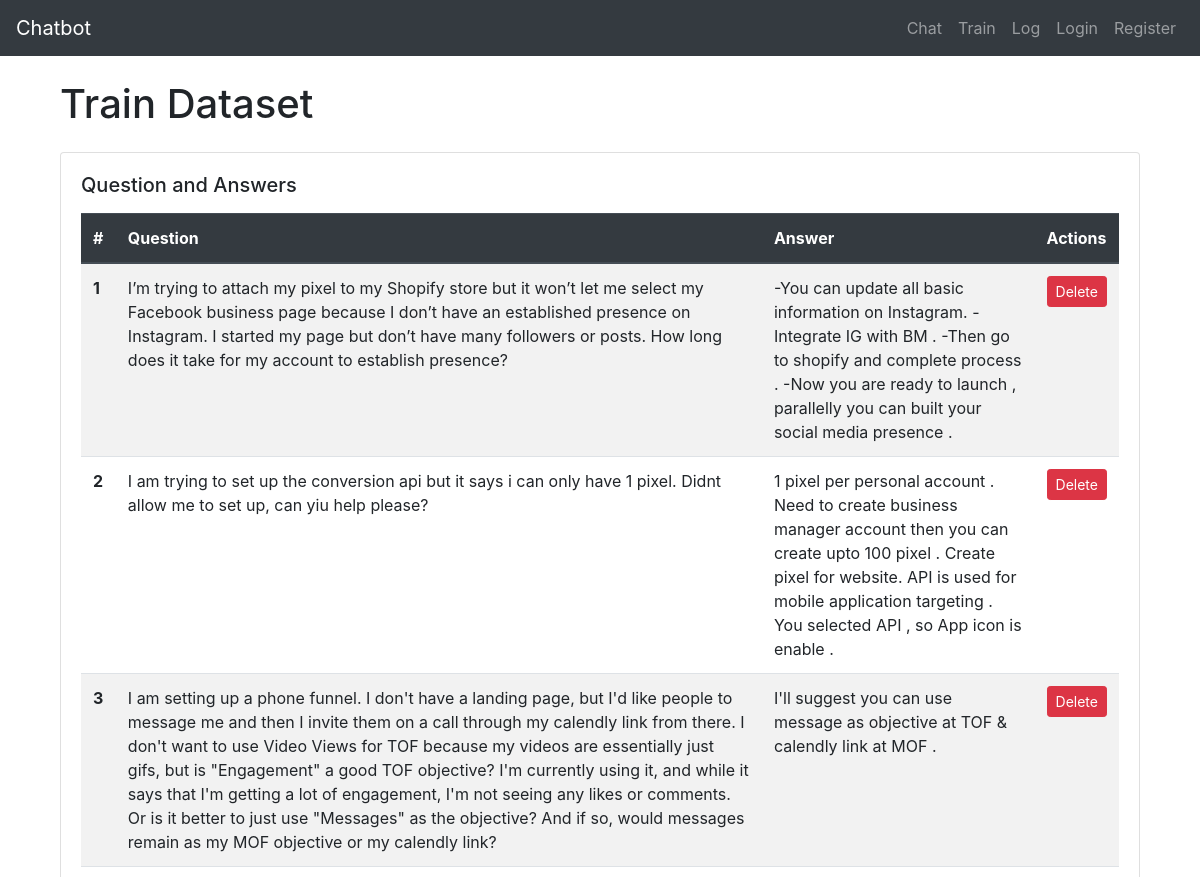
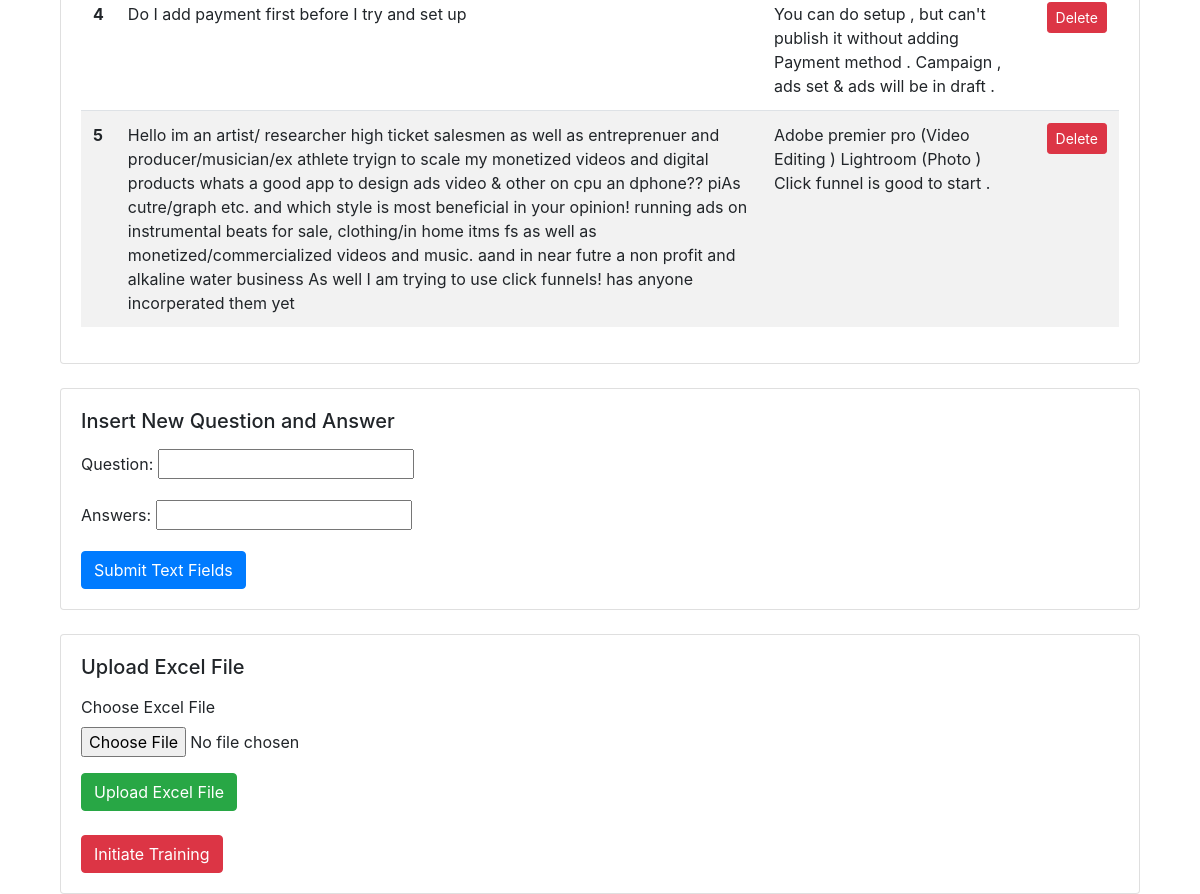
/train/, run on the app's committed database (2 pictures, top to bottom).
### train/models.py (models this page shows, shortened)
class Train_dataset(models.Model):
    id = models.AutoField(primary_key=True)
    question = models.CharField(max_length=1000)
    answers = models.CharField(max_length=1000)
    created_at = models.DateTimeField(auto_now_add=True)

### train/views.py (the view)
# urls.py: path('train/', include('train.urls'))
def train(request):
    all_question_answers = Train_dataset.objects.all()
    paginator = Paginator(all_question_answers, 5)
    page = request.GET.get('page')
    try:
        question_answers = paginator.page(page)
    except PageNotAnInteger:
        question_answers = paginator.page(1)
    except EmptyPage:
        question_answers = paginator.page(paginator.num_pages)
    if request.method == 'POST':
        form = TrainForm(request.POST, request.FILES)
        if form.is_valid():
            print("Form is valid")  # Print for debugging
            form.save()
            excel_file = request.FILES.get('excel_file')
            print("Excel File:", excel_file)  # Print the uploaded Excel file for debugging
            if excel_file:
                print("Excel File is valid")  # Print for debugging
                handle_uploaded_excel(excel_file)
            else:
                print("Excel File is not valid")  # Print for debugging
            return redirect('train')  # Redirect to the same page after submission
    else:
        form = TrainForm()
    return render(request, 'train.html', {'question_answers': question_answers, 'form': form})

### train/forms.py
class TrainForm(forms.ModelForm):
    class Meta:
        model = Train_dataset
        fields = ['question', 'answers']

### templates/train.html (shortened to what this page needs)
{% extends 'base.html' %}
{% load bootstrap4 %}
{% block content %}
  <div class="container mt-4">
    <h1 class="mb-4">Train Dataset</h1>
<div class="card mt-4">
  <div class="card-body">
    <h5 class="card-title mb-3">Question and Answers</h5>
    <table class="table table-striped">
      <thead class="thead-dark">
        <tr>
          <th scope="col">#</th>
          <th scope="col">Question</th>
          <th scope="col">Answer</th>
          <th scope="col">Actions</th>
        </tr>
      </thead>
      <tbody>
        {% for qa in question_answers %}
          <tr>
            <th scope="row">{{ forloop.counter }}</th>
            <td>{{ qa.question }}</td>
            <td>{{ qa.answers }}</td>
            <td>
              <form method="post" action="{% url 'delete' qa.id %}" style="display: inline;">
                <button type="submit" class="btn btn-danger btn-sm">Delete</button>
              </form>
            </td>
          </tr>
        {% endfor %}
      </tbody>
    </table>
  </div>
</div>
<div class="card mt-4">
  <div class="card-body">
    <h5 class="card-title mb-3">Insert New Question and Answer</h5>
    <form method="post" action="{% url 'train' %}">
      {{ form.as_p }}
      <button type="submit" class="btn btn-primary">Submit Text Fields</button>
    </form>
  </div>
</div>
<div class="card mt-4">
  <div class="card-body">
    <h5 class="card-title mb-3">Upload Excel File</h5>
    <form method="post" action="{% url 'upload_excel' %}" enctype="multipart/form-data">
      <div class="form-group">
        <label for="id_excel_file">Choose Excel File</label>
        <input type="file" name="excel_file" class="form-control-file" id="id_excel_file">
      </div>
      <button type="submit" class="btn btn-success">Upload Excel File</button>
    </form>
    <br>
    <form method="post" action="{% url 'chain_initializer' %}" enctype="multipart/form-data">
      <button type="submit" class="btn btn-danger">Initiate Training</button>
  </div>
</div>
        </div>
{% endblock %}

### templates/base.html (style rules this page uses)
body { padding-top: 56px; }

### data on the page
Train_dataset: question "I’m trying to attach my pixel to my Shopify store but it won’t let me select my Facebook business page because I don’t have an established presence on Instagram. I started my page but don’t have many followers or posts. How long does it take for my account to establish presence?", answers "-You can update all basic information on Instagram. -Integrate IG with BM . -Then go to shopify and complete process . -Now you are ready to launch , parallelly you can built your social media presence ."
Train_dataset: question "I am trying to set up the conversion api but it says i can only have 1 pixel. Didnt allow me to set up, can yiu help please?", answers "1 pixel per personal account . Need to create business manager account then you can create upto 100 pixel . Create pixel for website. API is used for mobile application targeting . You selected API , so App icon is enable ."
Train_dataset: question "I am setting up a phone funnel. I don't have a landing page, but I'd like people to message me and then I invite them on a call through my calendly link from there. I don't want to use Video Views for TOF because my videos are essentially just gifs, but is \"Engagement\" a good TOF objective? I'm currently using it, and while it says that I'm getting a lot of engagement, I'm not seeing any likes or comments. Or is it better to just use \"Messages\" as the objective? And if so, would messages remain as my MOF objective or my calendly link?", answers "I'll suggest you can use message as objective at TOF & calendly link at MOF ."
Train_dataset: question "Do I add payment first before I try and set up", answers "You can do setup , but can't publish it without adding Payment method . Campaign , ads set & ads will be in draft ."
Train_dataset: question "Hello im an artist/ researcher high ticket salesmen as well as entreprenuer and producer/musician/ex athlete tryign to scale my monetized videos and digital products whats a good app to design ads video & other on cpu an dphone?? piAs cutre/graph etc. and which style is most beneficial in your opinion! running ads on instrumental beats for sale, clothing/in home itms fs as well as monetized/commercialized videos and music. aand in near futre a non profit and alkaline water business As well I am trying to use click funnels! has anyone incorperated them yet", answers "Adobe premier pro (Video Editing ) Lightroom (Photo ) Click funnel is good to start ."
